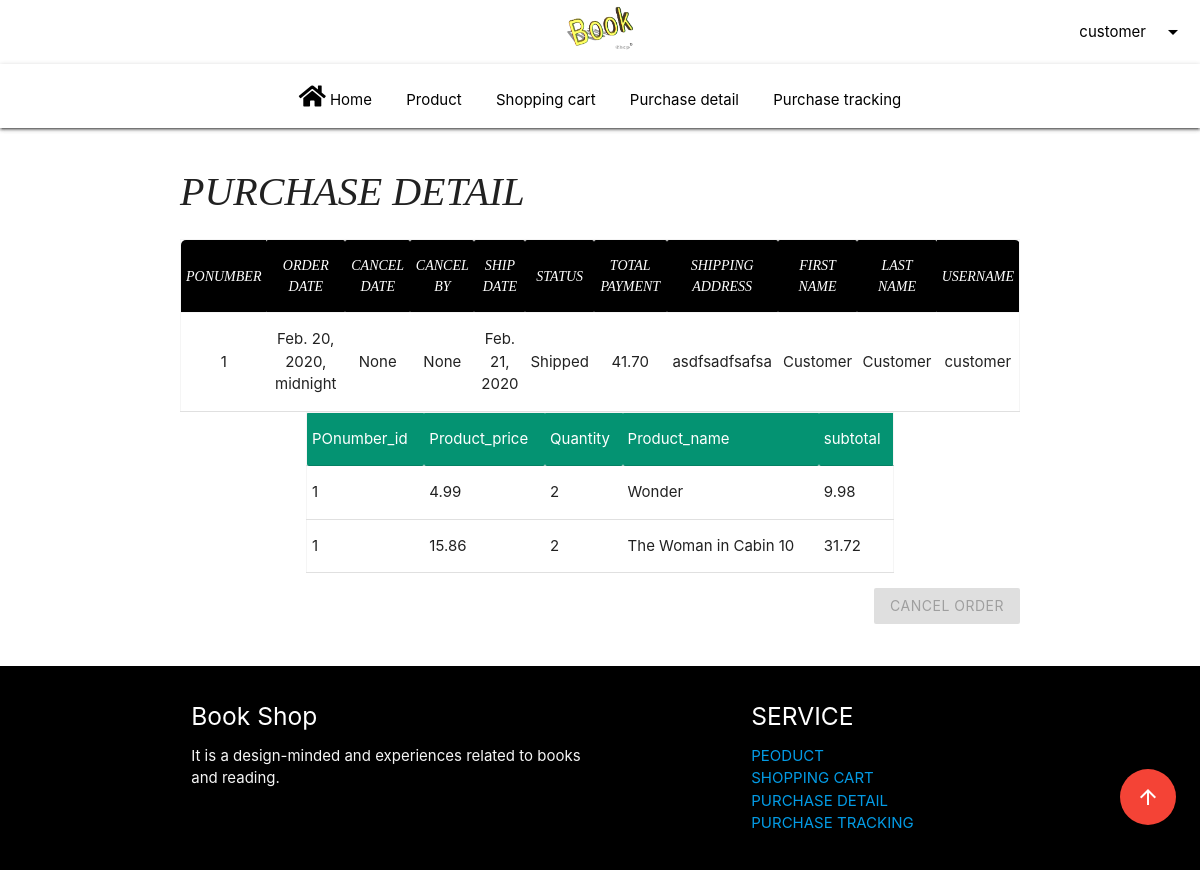
Screenshot of /d/Purchase_detail (signed in) with the database file from the repository.
### test001/models.py (models this page shows)
class Order(models.Model):
    POnumber = models.IntegerField(primary_key=True)  # Generate by code /
    Cust_ID = models.ForeignKey(Customer, on_delete=models.CASCADE)
    Order_date = models.DateTimeField(null=True)
    Cancel_date = models.DateField(null=True)
    Ship_date = models.DateField(null=True)
    Status = models.TextField()
    Total_payment = models.DecimalField(max_digits=30, decimal_places=2)  # Define as decimal in dictionary / Double
    Cancel_by = models.CharField(null=True, max_length=10)
    class Meta:
        db_table = 'Order'

class Customer(models.Model):
    Cust_iD = models.OneToOneField(User, on_delete=models.CASCADE, primary_key=True)
    Address = models.CharField(max_length=255)
    class Meta:
        db_table = 'Customer'

class Order_Items(models.Model):
    POnumber = models.ForeignKey(Order, on_delete=models.CASCADE)
    Product_ID = models.ForeignKey(Products, on_delete=models.CASCADE)
    Product_price = models.DecimalField(max_digits=30, decimal_places=2)  # Define as decimal in dictionary / Double
    Quantity = models.IntegerField(validators=[MaxValueValidator(99999)])
    class Meta:
        db_table = 'Order_Items'
        unique_together = (("POnumber", "Product_ID"),)  # PK

class Products(models.Model):
    Product_ID = models.IntegerField(primary_key=True)  # Generate by code
    Product_type = models.TextField()
    Product_name = models.TextField()
    Product_price = models.DecimalField(max_digits=30, decimal_places=2)  # Define as decimal in dictionary/ Double
    DisplayImage = models.CharField(max_length=255)  # Enough?
    Brand = models.TextField()
    ISBN = models.IntegerField(validators=[MaxValueValidator(9999999999999)])
    Authors = models.CharField(max_length=255)
    Publisher = models.CharField(max_length=255)
    Release_date = models.DateField()
    Num_of_pages = models.IntegerField(validators=[MaxValueValidator(9999999999)])
    Description = models.TextField()
    class Meta:
        db_table = 'Products'

### test001/views.py (the view)
# urls.py: path('d/Purchase_detail', views.purchase_detail_page, name='product_detail'),    # D3 purchase detail page
def purchase_detail_page(request):
    if request.user.is_authenticated:  # function required user login to access page
        username = request.user.username
        info = Order.objects.filter(Cust_ID_id=request.user.id).values().order_by('-Order_date')
        for k in info:
            k['Address'] = Customer.objects.get(Cust_iD_id=request.user.id).Address
            del k['Cust_ID_id']
            k['first_name'] = request.user.first_name
            k['last_name'] = request.user.last_name
            k['username'] = username
            k['detail'] = Order_Items.objects.filter(POnumber_id=k['POnumber']).values()
            for y in k['detail']:
                y['Product_name'] = Products.objects.get(Product_ID=y['Product_ID_id']).Product_name
                del y['Product_ID_id']
                del y['id']
                cal = float(y['Product_price']) * float(y['Quantity'])
                y['subtotal'] = "%.2f" % cal
        context = {
            'info': info,
            'login': request.user.is_authenticated,
            'username': username
        }
        return render(request, 'Purchase_detail.html', context)
    else:
        messages.success(request, 'Require user login to view Purchase order')
        return redirect('/b/login')

### templates3/Purchase_detail.html (shortened to what this page needs)
{% extends 'Home.html' %}
{% block content %}
    <div class="container">
    <h1 class="CartTitle hide-on-small-only" style="font-size: 40px">Purchase Detail</h1>
    </div>
    <div id="Purchase_detail" class="container " >
    {% for key in info %}
        <div id="{{ key.POnumber }}" class="detail_info">
<table border="1" class="responsive-table highlight"  style=" border: 1px solid whitesmoke;" >
    <thead class="white-text" style="background-color: #000000;">
    <tr style="border-bottom: 1px solid whitesmoke;">
        <th class="CartTitle borderRadiusLeft center text-center">POnumber</th>
        <th class="CartTitle center text-center">Order date</th>
        <th class="CartTitle center text-center">Cancel date</th>
        <th class="CartTitle center text-center">Cancel by</th>
        <th class="CartTitle center text-center">Ship date</th>
        <th class="CartTitle center text-center">Status</th>
        <th class="CartTitle center text-center">Total payment</th>
        <th class="CartTitle center text-center">Shipping Address</th>
        <th class="CartTitle center text-center">first name</th>
        <th class="CartTitle center text-center">last name</th>
        <th class="CartTitle borderRadiusRight center text-center">username</th>
    </tr>
    </thead>
    <tbody>
        <tr>
            <td class="center">{{ key.POnumber }}</td>
            <td class="center">{{ key.Order_date }}</td>
            <td class="center">{{ key.Cancel_date }}</td>
            <td class="center">{{ key.Cancel_by }}</td>
            <td class="center">{{ key.Ship_date }}</td>
            <td class="center">{{ key.Status }}</td>
            <td class="center">{{ key.Total_payment }}</td>
            <td class="center">{{ key.Address }}</td>
            <td class="center">{{ key.first_name }}</td>
            <td class="center">{{ key.last_name }}</td>
            <td class="center">{{ key.username }}</td>
        </tr>
    </tbody>
</table>
        <div class="container">
            <table class="responsive-table highlight" style="border: 1px solid whitesmoke;">
                <thead class=" white-text" style="background-color: #049372;" >
                {% for x in key.detail|slice:":1"%}
                    <tr>
                        {% for k,v in x.items %}
                            <td>{{ k }}</td>
                        {% endfor %}
                    </tr>
                {% endfor %}
                </thead>
                <tbody style="background-color: white">
                    {% for x in key.detail%}
                        <tr>
                            {% for k,v in x.items %}
                                <td>{{ v }}</td>
                            {% endfor %}
                        </tr>
                    {% endfor %}
                </tbody>
            </table>
        </div>
        <p class="right-align">
            <a id="cust_cancel_btn" class="waves-effect waves-light btn {% if key.Status == 'Shipped' or  key.Status == 'Cancelled'%}disabled{%endif %}"
               href="/d/Purchase_detail/cust_cancel_order/{{ key.POnumber }}" style="background-color: #2292a7">
                Cancel Order
            </a>
        </p>
        </div>
        {% endfor %}
    </div>
{% endblock %}

### templates3/Home.html (shortened to what this page needs)
{% load static %}
<!DOCTYPE html>
<html lang="en">
<head>
     <link rel="stylesheet" href="https://cdnjs.cloudflare.com/ajax/libs/materialize/1.0.0/css/materialize.min.css">
        <link rel="stylesheet" href="https://cdnjs.cloudflare.com/ajax/libs/OwlCarousel2/2.3.4/assets/owl.carousel.min.css">
<link rel="stylesheet" href="https://cdnjs.cloudflare.com/ajax/libs/OwlCarousel2/2.3.4/assets/owl.theme.default.min.css">
<link rel="stylesheet" href="https://cdnjs.cloudflare.com/ajax/libs/font-awesome/5.12.1/css/all.min.css">
    <link rel="stylesheet" type="text/css" href="{% static 'css/home.css' %}" />
     <link rel="stylesheet" type="text/css" href="{% static 'css/test.css' %}" />
</head>
<body>
<header>
    <nav class="nav-extended white black-text">
    <div class="nav-wrapper">
        <a href="/" class="brand-logo center"><div style="max-height: 90px"><img src="{% static 'image/logoPng.png' %}"  style="max-height: 50px" ></div></a>
      <ul id="nav-mobile" class="right hide-on-med-and-down">
          {% if login %}
              <li>
                  <a class="dropdown-trigger" href="#!" data-target="dropdown1">
                      {{username}}<i class="material-icons right">arrow_drop_down</i>
                  </a>
              </li>
          {% endif %}
      </ul>
    </div>
    <nav class="nav-center white black-text hide-on-small-only" role="navigation">
    <div class="nav-wrapper container ">
        <ul>
           <li class="tab "><a href="/"><i class="fas fa-home"></i>&nbspHome</a></li>
        <li class="tab "><a href="/a/">Product</a></li>
          {% if not superuser %}
            <li class="tab "><a href="/c/shopping_cart">Shopping cart</a></li>
            <li class="tab "><a href="/d/Purchase_detail">Purchase detail</a></li>
            <li class="tab"><a href="/d/purchase_tracking">Purchase tracking</a></li>
          {% endif %}
        </ul>
    </div>
</nav>
  </nav>
</header>
<main>
    {% block content %}
    {% endblock %}
</main>
 <div class="fixed-action-btn horizontal" style="bottom: 45px; right: 24px;">
    <a class="btn-floating btn-large red tooltipped"  href="#top"
       data-position="left"
       data-tooltip="Back to top of page">
      <i class="large material-icons">arrow_upward</i>
    </a>
  </div>
<footer class="page-footer black">
    <div class="container">
            <div class="row">
              <div class="col l6 s12">
                <h5 class="white-text">Book Shop</h5>
                <p class="grey-text text-lighten-4">It is a design-minded and experiences related to books and reading. </p>
              </div>
              <div class="col l4 offset-l2 s12">
                <h5 class="white-text">SERVICE</h5>
                <ul>
                      <li class="tab"><a href="/a/">PEODUCT</a></li>
          {% if not superuser %}
            <li class="tab"><a href="/c/shopping_cart">SHOPPING CART</a></li>
            <li class="tab"><a href="/d/Purchase_detail">PURCHASE DETAIL</a></li>
            <li class="tab"><a href="/d/purchase_tracking">PURCHASE TRACKING</a></li>
          {% endif %}
                </ul>
              </div>
            </div>
          </div>
</footer>
</body>
</html>

### resources3/css/test.css (style rules this page uses)
body { display: flex; min-height: 100vh; flex-direction: column; }
main { flex: 1 0 auto; }
.detail_info { margin-bottom: 5%; }
.CartTitle { font-family: "Libre Baskerville",serif; font-weight: 400; font-style: italic; font-size: 24px; text-transform: uppercase; }

### templates3/Purchase_detail.html (style rules this page uses)
.CartTitle { font-size: 14px; }

### rows the page displays
Order: POnumber "1", Order_date "Feb. 20, 2020, midnight", Cancel_date "None", Cancel_by "None", Ship_date "Feb. 21, 2020", Status "Shipped", Total_payment "41.70", Address "asdfsadfsafsa", first_name "Customer", last_name "Customer", username "customer"
Order_Items: x "POnumber_id" "Product_price" "Quantity" "Product_name" "subtotal", x "1" "4.99" "2" "9.98"
Products: x "Wonder"
Order_Items: x "1" "15.86" "2" "31.72"
Products: x "The Woman in Cabin 10"

### other values shown
{{ username }} "customer"
